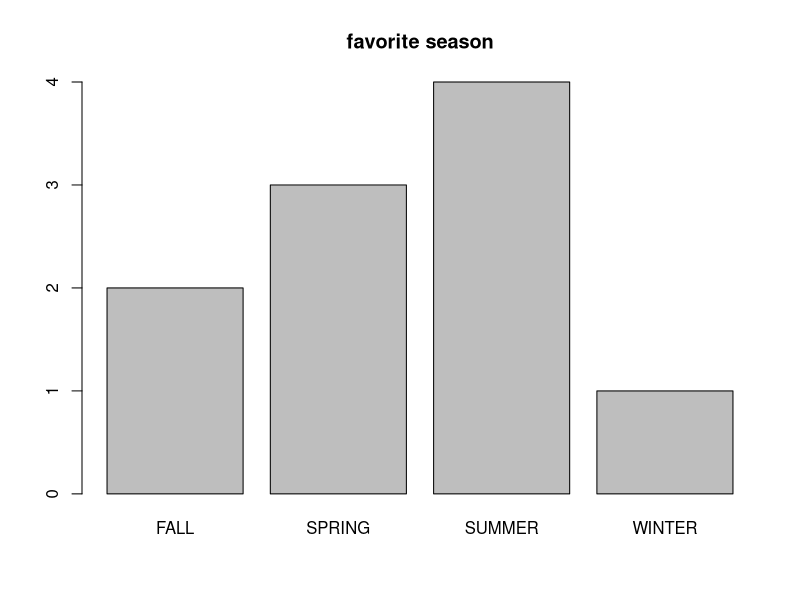
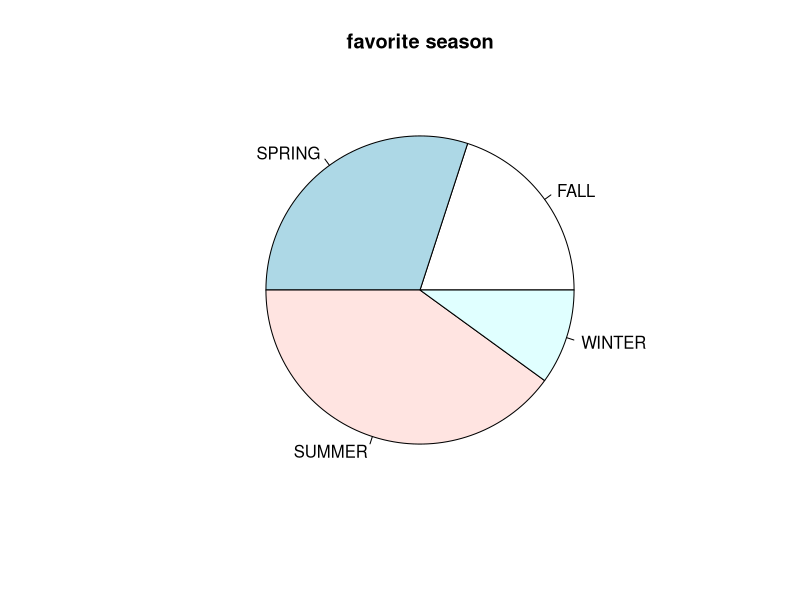
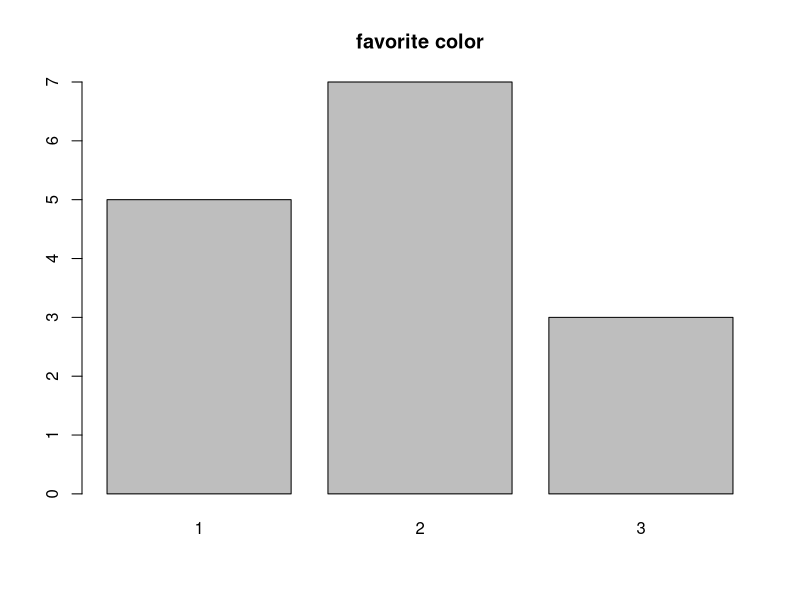
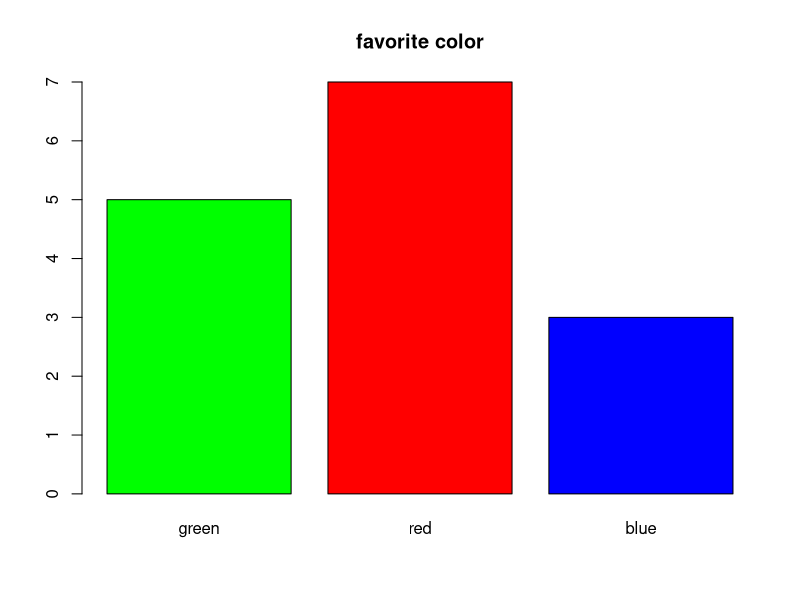
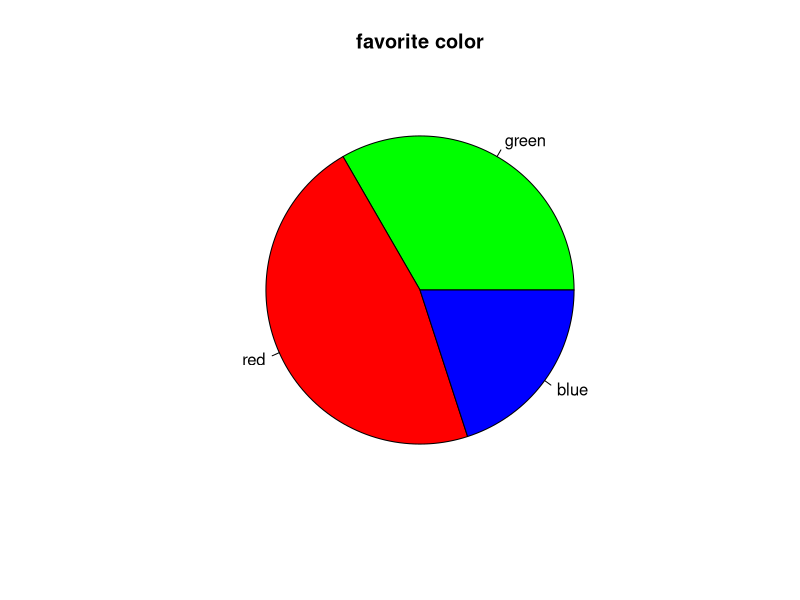
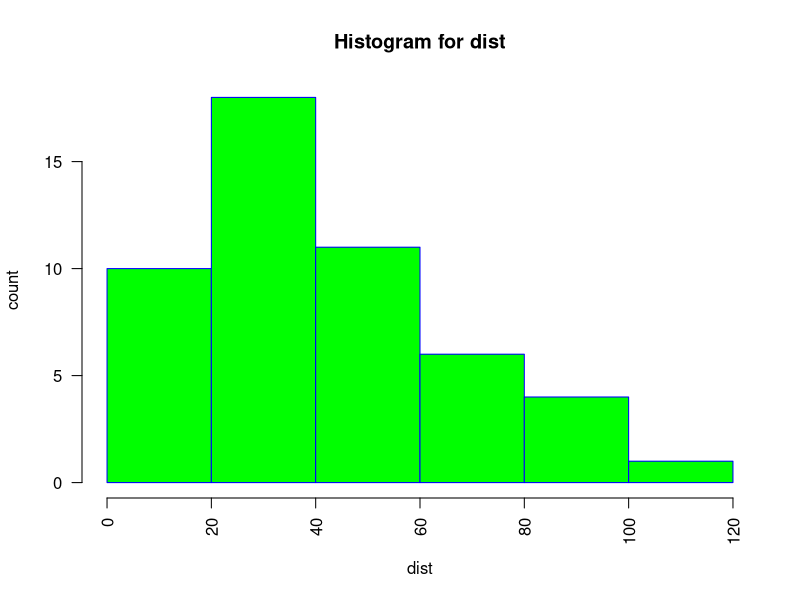
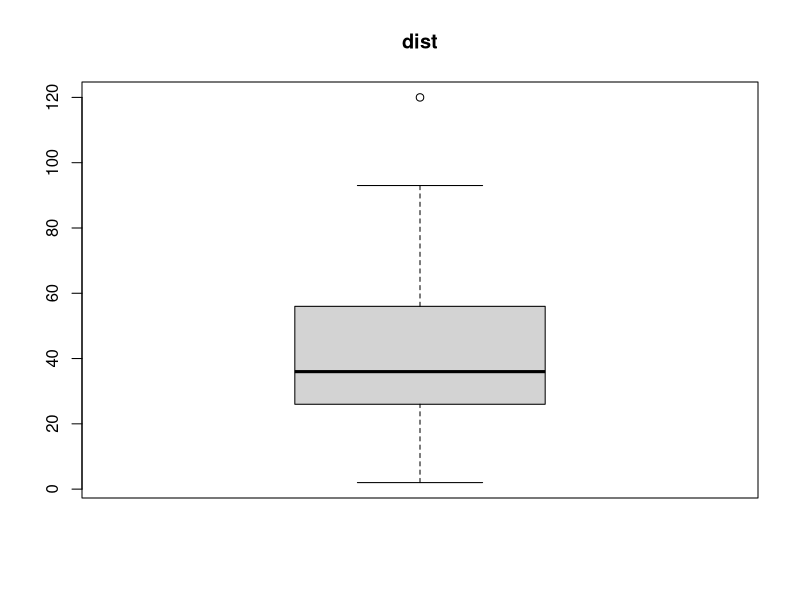
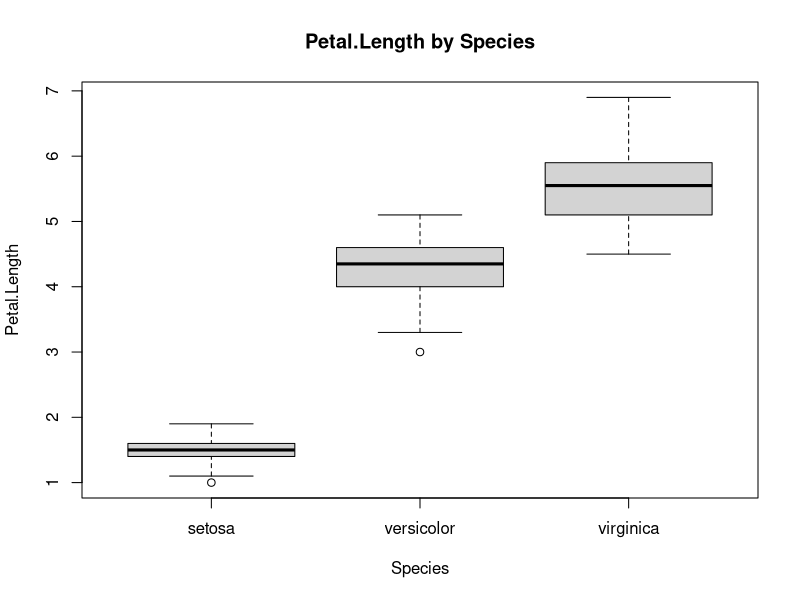

Write R code to recreate these figures, in order.
## ---- chunk 1
knitr::opts_chunk$set(echo = TRUE)

### extrafont 사용하기 : true type font(.ttf)만 지원 
#install.packages('extrafont')
# library(extrafont)
# font_import(pattern = 'D2')
# font_import(pattern = 'NanumGothic')
# loadfonts()
# fonttable() # 설치된 font 확인
## ---- chunk 2
favorite <- c('WINTER', 'SUMMER', 'SPRING', 'SUMMER', 'SUMMER',
              'FALL', 'FALL', 'SUMMER', 'SPRING', 'SPRING')
favorite                                # favorite의 내용 출력
table(favorite)                         # 도수분포표 계산
table(favorite)/length(favorite)        # 비율 출력
## ---- chunk 3
ds <- table(favorite)
ds                
barplot(ds, main='favorite season')
## ---- chunk 4
ds <- table(favorite)
ds                
pie(ds, main='favorite season')
## ---- chunk 5
favorite.color <- c(2, 3, 2, 1, 1, 2, 2, 1, 3, 2, 1, 3, 2, 1, 2)
ds <- table(favorite.color)
ds
barplot(ds, main='favorite color')
colors <- c('green', 'red', 'blue')
names(ds) <- colors                             # 자료값 1,2,3을 green, red, blue로 변경
ds
barplot(ds, main='favorite color', col=colors)  # 색 지정 막대그래프
pie(ds, main='favorite color', col=colors)      # 색 지정 원그래프
## ---- chunk 6
weight <- c(60, 62, 64, 65, 68, 69)
weight.heavy <- c(weight, 120)
weight
weight.heavy

mean(weight)                  # 평균
mean(weight.heavy)            # 평균

median(weight)                # 중앙값
median(weight.heavy)          # 중앙값

mean(weight, trim=0.2)        # 절사평균(상하위 20% 제외)
mean(weight.heavy,trim=0.2)   # 절사평균(상하위 20% 제외)
## ---- chunk 7
mydata <- c(60, 62, 64, 65, 68, 69, 120)
quantile(mydata)              # default로 3개 cut points생성  4개구간(사분위수,quartile)생성 
quantile(mydata, (0:10)/10)   # [0,1]구간 확률벡터를 인자로, 즉 10%단위로  구간 나눔  
summary(mydata)
## ---- chunk 8
mydata <- c(60, 62, 64, 65, 68, 69, 120)
var(mydata)           # 분산
sd(mydata)            # 표준편차
range(mydata)         # 값의 범위
diff(range(mydata))   # 최댓값, 최솟값의 차이
## ---- chunk 9
dist <- cars[,2]                        # 자동차 제동거리
hist(dist,                              # 자료(data)
     main="Histogram for dist",         # 제목
     xlab ="dist",                      # x축 레이블 -제동거리
     ylab="count",                      # y축 레이블 -빈도수
     border="blue",                     # 막대 테두리색
     col="green",                       # 막대 색
     las=2,                             # 축의 tick label 글씨 방향(0~3)
     breaks=5)                          # 5개 break points, 6개 막대 
## ---- chunk 10
dist <- cars[,2]                        # 자동차 제동거리(단위: 피트)
boxplot(dist, main="dist")              # 자동차 제동거리 
## ---- chunk 11
boxplot.stats(dist)
## ---- chunk 12
boxplot(Petal.Length~Species, data=iris, main="Petal.Length by Species") # 품종별 꽃잎의 길이
## ---- chunk 13
par(mfrow=c(1,3))
barplot(table(mtcars$carb), 
        main="Barplot of Carburetors",
        xlab="#of carburetors",  
        ylab="frequency",
        col="blue")
barplot(table(mtcars$cyl), 
        main="Barplot of Cylender",
        xlab="#of cylender",  
        ylab="frequency",
        col="red")
barplot(table(mtcars$gear), 
        main="Barplot of Grar",
        xlab="#of gears",  
        ylab="frequency",
        col="green")
par(mfrow=c(1,1))
## ---- chunk 14
wt <-mtcars$wt                   # 중량 자료
mpg <- mtcars$mpg                # 연비 자료
plot(wt, mpg,                    # 2개 변수(x축, y축)     
     main="wt vs MPG",           # 제목 - 중량-연비 그래프
     xlab="wt",                  # x축 레이블- 중량(wt)
     ylab="MPG",                 # y축 레이블- 연비(MPG)
     col="red",                  # point의 color
     pch=19)                     # point의 종류 
## ---- chunk 15
vars <- c("mpg","disp","drat","wt")    # 대상 변수 
target <- mtcars[,vars]
head(target)
pairs(target, main="Multi Plots")     # 대상 데이터     
plot(target, main="Multi Plots")     # 위와 동일한 결과 
## ---- chunk 16
iris.2 <- iris[,3:4]                # 데이터 준비
point <- as.numeric(iris$Species)   # 점의 모양
point                               # point 내용 출력
color <- c("red","green","blue")    # 점의 컬러
plot(iris.2, 
     main="Iris plot",
     pch=c(point),
     col=color[point]) 
## ---- chunk 17
beers = c(5,2,9,8,3,7,3,5,3,5)                 # 자료 입력
bal <- c(0.1,0.03,0.19,0.12,0.04,0.0095,0.07,  # 자료 입력
         0.06,0.02,0.05)
tbl <- data.frame(beers,bal)                   # 데이터프레임 생성
tbl                                
plot(bal~beers,data=tbl)                       # 산점도 
res <- lm(bal~beers,data=tbl)                  # 회귀식 도출
abline(res)                                    # 회귀선 그리기
cor(beers,bal)                                 # 상관계수 계산
## ---- chunk 18
cor(iris[,1:4])                   # 4개 변수 간 상관성 분석
## ---- chunk 19
month = 1:12                             # 자료 입력
late  = c(5,8,7,9,4,6,12,13,8,6,6,4)     # 자료 입력      
plot(month,                              # x data
     late,                               # y data
     main="Late cnt trend over time",    # 제목 - 지각생 통계
     type= "l",                          # 그래프의 종류 선택(알파벳) 
     lty=1,                              # 선의 종류(line type) 선택
     lwd=1,                              # 선의 굵기 선택
     xlab="Month",                       # x축 레이블
     ylab="Late cnt"                     # y축 레이블
)
## ---- chunk 20
month = 1:12
late1  = c(5,8,7,9,4,6,12,13,8,6,6,4)
late2  = c(4,6,5,8,7,8,10,11,6,5,7,3)
plot(month,                                # x data
     late1,                                # y data
     main="Late Students",
     type= "b",                            # 그래프의 종류 선택(알파벳) 
     lty=1,                                # 선의 종류(line type) 선택
     col="red",                            # 선의 색깔 선택          
     xlab="Month ",                        # x축 레이블
     ylab="Late cnt",                      # y축 레이블
     ylim=c(1, 15)                         # y축 값의 (하한, 상한)
)
lines(month,                               # x data
      late2,                               # y data
      type = "b",                          # 선의 종류(line type) 선택
      col = "blue")                        # 선의 색깔 선택
## ---- chunk 21
#install.packages("mlbench")
library(mlbench)
data("BostonHousing")
myds <- BostonHousing[,c("crim","rm","dis","tax","medv")]
## ---- chunk 22
grp <- c()
for (i in 1:nrow(myds)) {                   # myds$medv 값에 따라 그룹 분류
  if (myds$medv[i] >= 25.0) {
    grp[i] <- "H"
  } else if (myds$medv[i] <= 17.0) {
    grp[i] <- "L"
  } else {
    grp[i] <- "M"
  }
}
grp <- factor(grp)                          # 문자벡터를 팩터 타입으로 변경
grp <- factor(grp, levels=c("H","M","L"))   # 레벨의 순서를 H,L,M -> H,M,L

myds <- data.frame(myds, grp)               # myds 에 grp 컬럼추가
## ---- chunk 23
str(myds)  
head(myds)
table(myds$grp)                             # 주택 가격 그룹별 분포
## ---- chunk 24
par(mfrow=c(2,3))                           # 2x3 가상화면 분할
for(i in 1:5) {
  hist(myds[,i], main=colnames(myds)[i], col="yellow")
}
par(mfrow=c(1,1))                           # 2x3 가상화면 분할 해제
## ---- chunk 25
par(mfrow=c(2,3))                           # 2x3 가상화면 분할
for(i in 1:5) {
  boxplot(myds[,i], main=colnames(myds)[i])
}
par(mfrow=c(1,1))                           # 2x3 가상화면 분할 해제
## ---- chunk 26
boxplot(myds$crim~myds$grp, main="crim")  # 1인당 범죄율
boxplot(myds$rm~myds$grp, main="rm")      # 방의 수 
boxplot(myds$dis~myds$grp, main="dis")    # 직업센터까지의 거리
boxplot(myds$tax~myds$grp, main="tax")    # 재산세 
## ---- chunk 27
pairs(myds[,-6])
## ---- chunk 28
point <- as.integer(myds$grp)                 # 점의 모양 지정
color <- c("red","green","blue")              # 점의 색 지정   
pairs(myds[,-6], pch=point, col=color[point])
## ---- chunk 29
cor(myds[,-6])
